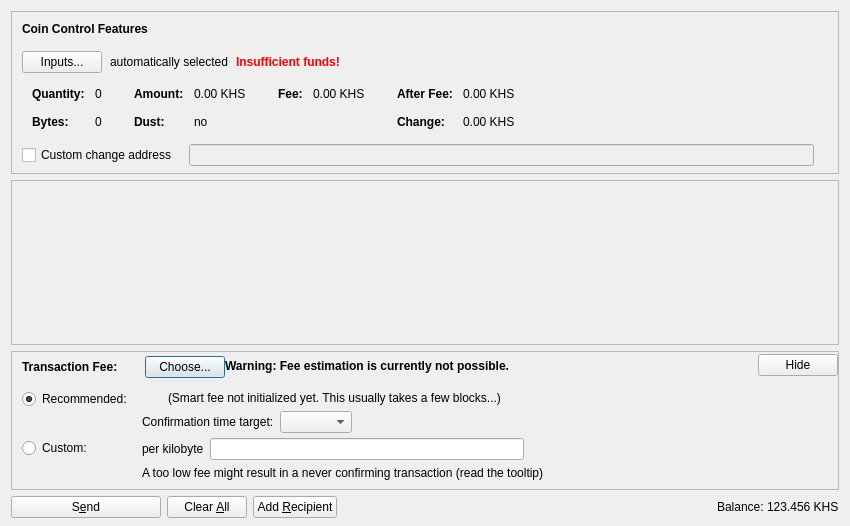
<?xml version="1.0" encoding="UTF-8"?>
<ui version="4.0">
 <class>SendCoinsDialog</class>
 <widget class="QDialog" name="SendCoinsDialog">
  <property name="geometry">
   <rect>
    <x>0</x>
    <y>0</y>
    <width>850</width>
    <height>526</height>
   </rect>
  </property>
  <property name="windowTitle">
   <string>Send Coins</string>
  </property>
  <layout class="QVBoxLayout" name="verticalLayout" stretch="0,1,0,0">
   <property name="bottomMargin">
    <number>8</number>
   </property>
   <item>
    <widget class="QFrame" name="frameCoinControl">
     <property name="sizePolicy">
      <sizepolicy hsizetype="Expanding" vsizetype="Expanding">
       <horstretch>0</horstretch>
       <verstretch>0</verstretch>
      </sizepolicy>
     </property>
     <property name="maximumSize">
      <size>
       <width>16777215</width>
       <height>16777215</height>
      </size>
     </property>
     <property name="frameShape">
      <enum>QFrame::StyledPanel</enum>
     </property>
     <property name="frameShadow">
      <enum>QFrame::Sunken</enum>
     </property>
     <layout class="QVBoxLayout" name="verticalLayoutCoinControl2">
      <property name="spacing">
       <number>0</number>
      </property>
      <property name="leftMargin">
       <number>0</number>
      </property>
      <property name="topMargin">
       <number>0</number>
      </property>
      <property name="rightMargin">
       <number>0</number>
      </property>
      <property name="bottomMargin">
       <number>6</number>
      </property>
      <item>
       <layout class="QVBoxLayout" name="verticalLayoutCoinControl" stretch="0,0,0,0,1">
        <property name="spacing">
         <number>0</number>
        </property>
        <property name="leftMargin">
         <number>10</number>
        </property>
        <property name="topMargin">
         <number>10</number>
        </property>
        <item>
         <layout class="QHBoxLayout" name="horizontalLayoutCoinControl1">
          <property name="bottomMargin">
           <number>15</number>
          </property>
          <item>
           <widget class="QLabel" name="labelCoinControlFeatures">
            <property name="sizePolicy">
             <sizepolicy hsizetype="Preferred" vsizetype="Maximum">
              <horstretch>0</horstretch>
              <verstretch>0</verstretch>
             </sizepolicy>
            </property>
            <property name="font">
             <font>
              <weight>75</weight>
              <bold>true</bold>
             </font>
            </property>
            <property name="styleSheet">
             <string notr="true">font-weight:bold;</string>
            </property>
            <property name="text">
             <string>Coin Control Features</string>
            </property>
           </widget>
          </item>
         </layout>
        </item>
        <item>
         <layout class="QHBoxLayout" name="horizontalLayoutCoinControl2" stretch="0,0,0,0">
          <property name="spacing">
           <number>8</number>
          </property>
          <property name="bottomMargin">
           <number>10</number>
          </property>
          <item>
           <widget class="QPushButton" name="pushButtonCoinControl">
            <property name="styleSheet">
             <string notr="true"/>
            </property>
            <property name="text">
             <string>Inputs...</string>
            </property>
            <property name="autoDefault">
             <bool>false</bool>
            </property>
           </widget>
          </item>
          <item>
           <widget class="QLabel" name="labelCoinControlAutomaticallySelected">
            <property name="text">
             <string>automatically selected</string>
            </property>
            <property name="margin">
             <number>5</number>
            </property>
           </widget>
          </item>
          <item>
           <widget class="QLabel" name="labelCoinControlInsuffFunds">
            <property name="font">
             <font>
              <weight>75</weight>
              <bold>true</bold>
             </font>
            </property>
            <property name="styleSheet">
             <string notr="true">color:red;font-weight:bold;</string>
            </property>
            <property name="text">
             <string>Insufficient funds!</string>
            </property>
            <property name="margin">
             <number>5</number>
            </property>
           </widget>
          </item>
          <item>
           <spacer name="horizontalSpacerCoinControl">
            <property name="orientation">
             <enum>Qt::Horizontal</enum>
            </property>
            <property name="sizeHint" stdset="0">
             <size>
              <width>40</width>
              <height>1</height>
             </size>
            </property>
           </spacer>
          </item>
         </layout>
        </item>
        <item>
         <widget class="QWidget" name="widgetCoinControl" native="true">
          <property name="sizePolicy">
           <sizepolicy hsizetype="Preferred" vsizetype="Preferred">
            <horstretch>0</horstretch>
            <verstretch>0</verstretch>
           </sizepolicy>
          </property>
          <property name="minimumSize">
           <size>
            <width>0</width>
            <height>0</height>
           </size>
          </property>
          <property name="styleSheet">
           <string notr="true"/>
          </property>
          <layout class="QHBoxLayout" name="horizontalLayoutCoinControl5">
           <property name="leftMargin">
            <number>0</number>
           </property>
           <property name="topMargin">
            <number>0</number>
           </property>
           <property name="rightMargin">
            <number>0</number>
           </property>
           <property name="bottomMargin">
            <number>0</number>
           </property>
           <item>
            <layout class="QHBoxLayout" name="horizontalLayoutCoinControl3" stretch="0,0,0,1">
             <property name="spacing">
              <number>20</number>
             </property>
             <property name="topMargin">
              <number>0</number>
             </property>
             <property name="bottomMargin">
              <number>10</number>
             </property>
             <item>
              <layout class="QFormLayout" name="formLayoutCoinControl1">
               <property name="horizontalSpacing">
                <number>10</number>
               </property>
               <property name="verticalSpacing">
                <number>14</number>
               </property>
               <property name="leftMargin">
                <number>10</number>
               </property>
               <property name="topMargin">
                <number>4</number>
               </property>
               <property name="rightMargin">
                <number>6</number>
               </property>
               <item row="0" column="0">
                <widget class="QLabel" name="labelCoinControlQuantityText">
                 <property name="font">
                  <font>
                   <weight>75</weight>
                   <bold>true</bold>
                  </font>
                 </property>
                 <property name="text">
                  <string>Quantity:</string>
                 </property>
                 <property name="margin">
                  <number>0</number>
                 </property>
                </widget>
               </item>
               <item row="0" column="1">
                <widget class="QLabel" name="labelCoinControlQuantity">
                 <property name="cursor">
                  <cursorShape>IBeamCursor</cursorShape>
                 </property>
                 <property name="contextMenuPolicy">
                  <enum>Qt::ActionsContextMenu</enum>
                 </property>
                 <property name="text">
                  <string notr="true">0</string>
                 </property>
                 <property name="margin">
                  <number>0</number>
                 </property>
                 <property name="textInteractionFlags">
                  <set>Qt::LinksAccessibleByMouse|Qt::TextSelectableByKeyboard|Qt::TextSelectableByMouse</set>
                 </property>
                </widget>
               </item>
               <item row="1" column="0">
                <widget class="QLabel" name="labelCoinControlBytesText">
                 <property name="font">
                  <font>
                   <weight>75</weight>
                   <bold>true</bold>
                  </font>
                 </property>
                 <property name="text">
                  <string>Bytes:</string>
                 </property>
                </widget>
               </item>
               <item row="1" column="1">
                <widget class="QLabel" name="labelCoinControlBytes">
                 <property name="cursor">
                  <cursorShape>IBeamCursor</cursorShape>
                 </property>
                 <property name="contextMenuPolicy">
                  <enum>Qt::ActionsContextMenu</enum>
                 </property>
                 <property name="text">
                  <string notr="true">0</string>
                 </property>
                 <property name="textInteractionFlags">
                  <set>Qt::LinksAccessibleByMouse|Qt::TextSelectableByKeyboard|Qt::TextSelectableByMouse</set>
                 </property>
                </widget>
               </item>
              </layout>
             </item>
             <item>
              <layout class="QFormLayout" name="formLayoutCoinControl2">
               <property name="horizontalSpacing">
                <number>10</number>
               </property>
               <property name="verticalSpacing">
                <number>14</number>
               </property>
               <property name="leftMargin">
                <number>6</number>
               </property>
               <property name="topMargin">
                <number>4</number>
               </property>
               <property name="rightMargin">
                <number>6</number>
               </property>
               <item row="0" column="0">
                <widget class="QLabel" name="labelCoinControlAmountText">
                 <property name="font">
                  <font>
                   <weight>75</weight>
                   <bold>true</bold>
                  </font>
                 </property>
                 <property name="text">
                  <string>Amount:</string>
                 </property>
                 <property name="margin">
                  <number>0</number>
                 </property>
                </widget>
               </item>
               <item row="0" column="1">
                <widget class="QLabel" name="labelCoinControlAmount">
                 <property name="cursor">
                  <cursorShape>IBeamCursor</cursorShape>
                 </property>
                 <property name="contextMenuPolicy">
                  <enum>Qt::ActionsContextMenu</enum>
                 </property>
                 <property name="text">
                  <string notr="true">0.00 KHS</string>
                 </property>
                 <property name="textInteractionFlags">
                  <set>Qt::LinksAccessibleByMouse|Qt::TextSelectableByKeyboard|Qt::TextSelectableByMouse</set>
                 </property>
                </widget>
               </item>
               <item row="1" column="0">
                <widget class="QLabel" name="labelCoinControlLowOutputText">
                 <property name="font">
                  <font>
                   <weight>75</weight>
                   <bold>true</bold>
                  </font>
                 </property>
                 <property name="text">
                  <string>Dust:</string>
                 </property>
                </widget>
               </item>
               <item row="1" column="1">
                <widget class="QLabel" name="labelCoinControlLowOutput">
                 <property name="cursor">
                  <cursorShape>IBeamCursor</cursorShape>
                 </property>
                 <property name="contextMenuPolicy">
                  <enum>Qt::ActionsContextMenu</enum>
                 </property>
                 <property name="text">
                  <string notr="true">no</string>
                 </property>
                 <property name="textInteractionFlags">
                  <set>Qt::LinksAccessibleByMouse|Qt::TextSelectableByKeyboard|Qt::TextSelectableByMouse</set>
                 </property>
                </widget>
               </item>
              </layout>
             </item>
             <item>
              <layout class="QFormLayout" name="formLayoutCoinControl3">
               <property name="horizontalSpacing">
                <number>10</number>
               </property>
               <property name="verticalSpacing">
                <number>14</number>
               </property>
               <property name="leftMargin">
                <number>6</number>
               </property>
               <property name="topMargin">
                <number>4</number>
               </property>
               <property name="rightMargin">
                <number>6</number>
               </property>
               <item row="0" column="0">
                <widget class="QLabel" name="labelCoinControlFeeText">
                 <property name="font">
                  <font>
                   <weight>75</weight>
                   <bold>true</bold>
                  </font>
                 </property>
                 <property name="text">
                  <string>Fee:</string>
                 </property>
                 <property name="margin">
                  <number>0</number>
                 </property>
                </widget>
               </item>
               <item row="0" column="1">
                <widget class="QLabel" name="labelCoinControlFee">
                 <property name="cursor">
                  <cursorShape>IBeamCursor</cursorShape>
                 </property>
                 <property name="contextMenuPolicy">
                  <enum>Qt::ActionsContextMenu</enum>
                 </property>
                 <property name="text">
                  <string notr="true">0.00 KHS</string>
                 </property>
                 <property name="textInteractionFlags">
                  <set>Qt::LinksAccessibleByMouse|Qt::TextSelectableByKeyboard|Qt::TextSelectableByMouse</set>
                 </property>
                </widget>
               </item>
              </layout>
             </item>
             <item>
              <layout class="QFormLayout" name="formLayoutCoinControl4">
               <property name="horizontalSpacing">
                <number>10</number>
               </property>
               <property name="verticalSpacing">
                <number>14</number>
               </property>
               <property name="leftMargin">
                <number>6</number>
               </property>
               <property name="topMargin">
                <number>4</number>
               </property>
               <property name="rightMargin">
                <number>6</number>
               </property>
               <item row="0" column="0">
                <widget class="QLabel" name="labelCoinControlAfterFeeText">
                 <property name="font">
                  <font>
                   <weight>75</weight>
                   <bold>true</bold>
                  </font>
                 </property>
                 <property name="text">
                  <string>After Fee:</string>
                 </property>
                 <property name="margin">
                  <number>0</number>
                 </property>
                </widget>
               </item>
               <item row="0" column="1">
                <widget class="QLabel" name="labelCoinControlAfterFee">
                 <property name="cursor">
                  <cursorShape>IBeamCursor</cursorShape>
                 </property>
                 <property name="contextMenuPolicy">
                  <enum>Qt::ActionsContextMenu</enum>
                 </property>
                 <property name="text">
                  <string notr="true">0.00 KHS</string>
                 </property>
                 <property name="textInteractionFlags">
                  <set>Qt::LinksAccessibleByMouse|Qt::TextSelectableByKeyboard|Qt::TextSelectableByMouse</set>
                 </property>
                </widget>
               </item>
               <item row="1" column="0">
                <widget class="QLabel" name="labelCoinControlChangeText">
                 <property name="font">
                  <font>
                   <weight>75</weight>
                   <bold>true</bold>
                  </font>
                 </property>
                 <property name="text">
                  <string>Change:</string>
                 </property>
                </widget>
               </item>
               <item row="1" column="1">
                <widget class="QLabel" name="labelCoinControlChange">
                 <property name="cursor">
                  <cursorShape>IBeamCursor</cursorShape>
                 </property>
                 <property name="contextMenuPolicy">
                  <enum>Qt::ActionsContextMenu</enum>
                 </property>
                 <property name="text">
                  <string notr="true">0.00 KHS</string>
                 </property>
                 <property name="textInteractionFlags">
                  <set>Qt::LinksAccessibleByMouse|Qt::TextSelectableByKeyboard|Qt::TextSelectableByMouse</set>
                 </property>
                </widget>
               </item>
              </layout>
             </item>
            </layout>
           </item>
          </layout>
         </widget>
        </item>
        <item>
         <layout class="QHBoxLayout" name="horizontalLayoutCoinControl4" stretch="0,0,0">
          <property name="spacing">
           <number>12</number>
          </property>
          <property name="sizeConstraint">
           <enum>QLayout::SetDefaultConstraint</enum>
          </property>
          <property name="topMargin">
           <number>5</number>
          </property>
          <property name="rightMargin">
           <number>5</number>
          </property>
          <item>
           <widget class="QCheckBox" name="checkBoxCoinControlChange">
            <property name="toolTip">
             <string>If this is activated, but the change address is empty or invalid, change will be sent to a newly generated address.</string>
            </property>
            <property name="text">
             <string>Custom change address</string>
            </property>
           </widget>
          </item>
          <item>
           <widget class="QValidatedLineEdit" name="lineEditCoinControlChange">
            <property name="enabled">
             <bool>false</bool>
            </property>
            <property name="sizePolicy">
             <sizepolicy hsizetype="Expanding" vsizetype="Fixed">
              <horstretch>0</horstretch>
              <verstretch>0</verstretch>
             </sizepolicy>
            </property>
           </widget>
          </item>
          <item>
           <widget class="QLabel" name="labelCoinControlChangeLabel">
            <property name="sizePolicy">
             <sizepolicy hsizetype="Preferred" vsizetype="Expanding">
              <horstretch>0</horstretch>
              <verstretch>0</verstretch>
             </sizepolicy>
            </property>
            <property name="minimumSize">
             <size>
              <width>0</width>
              <height>0</height>
             </size>
            </property>
            <property name="text">
             <string/>
            </property>
            <property name="margin">
             <number>3</number>
            </property>
           </widget>
          </item>
         </layout>
        </item>
        <item>
         <spacer name="verticalSpacerCoinControl">
          <property name="orientation">
           <enum>Qt::Vertical</enum>
          </property>
          <property name="sizeHint" stdset="0">
           <size>
            <width>800</width>
            <height>1</height>
           </size>
          </property>
         </spacer>
        </item>
       </layout>
      </item>
     </layout>
    </widget>
   </item>
   <item>
    <widget class="QScrollArea" name="scrollArea">
     <property name="widgetResizable">
      <bool>true</bool>
     </property>
     <widget class="QWidget" name="scrollAreaWidgetContents">
      <property name="geometry">
       <rect>
        <x>0</x>
        <y>0</y>
        <width>830</width>
        <height>104</height>
       </rect>
      </property>
      <layout class="QVBoxLayout" name="verticalLayout_2" stretch="0,1">
       <property name="leftMargin">
        <number>0</number>
       </property>
       <property name="topMargin">
        <number>0</number>
       </property>
       <property name="rightMargin">
        <number>0</number>
       </property>
       <property name="bottomMargin">
        <number>0</number>
       </property>
       <item>
        <layout class="QVBoxLayout" name="entries">
         <property name="spacing">
          <number>6</number>
         </property>
        </layout>
       </item>
       <item>
        <spacer name="verticalSpacer">
         <property name="orientation">
          <enum>Qt::Vertical</enum>
         </property>
         <property name="sizeHint" stdset="0">
          <size>
           <width>20</width>
           <height>40</height>
          </size>
         </property>
        </spacer>
       </item>
      </layout>
     </widget>
    </widget>
   </item>
   <item>
    <widget class="QFrame" name="frameFee">
     <property name="sizePolicy">
      <sizepolicy hsizetype="Expanding" vsizetype="Expanding">
       <horstretch>0</horstretch>
       <verstretch>0</verstretch>
      </sizepolicy>
     </property>
     <property name="maximumSize">
      <size>
       <width>16777215</width>
       <height>16777215</height>
      </size>
     </property>
     <property name="frameShape">
      <enum>QFrame::StyledPanel</enum>
     </property>
     <property name="frameShadow">
      <enum>QFrame::Sunken</enum>
     </property>
     <layout class="QVBoxLayout" name="verticalLayoutFee1">
      <property name="spacing">
       <number>0</number>
      </property>
      <property name="leftMargin">
       <number>0</number>
      </property>
      <property name="topMargin">
       <number>0</number>
      </property>
      <property name="rightMargin">
       <number>0</number>
      </property>
      <property name="bottomMargin">
       <number>0</number>
      </property>
      <item>
       <layout class="QVBoxLayout" name="verticalLayoutFee2" stretch="0,0,0">
        <property name="spacing">
         <number>0</number>
        </property>
        <property name="leftMargin">
         <number>10</number>
        </property>
        <property name="topMargin">
         <number>0</number>
        </property>
        <item>
         <layout class="QHBoxLayout" name="horizontalLayoutFee1">
          <property name="bottomMargin">
           <number>0</number>
          </property>
          <item>
           <layout class="QVBoxLayout" name="verticalLayoutFee7">
            <property name="spacing">
             <number>0</number>
            </property>
            <item>
             <spacer name="verticalSpacerSmartFee">
              <property name="orientation">
               <enum>Qt::Vertical</enum>
              </property>
              <property name="sizeType">
               <enum>QSizePolicy::Fixed</enum>
              </property>
              <property name="sizeHint" stdset="0">
               <size>
                <width>1</width>
                <height>4</height>
               </size>
              </property>
             </spacer>
            </item>
            <item>
             <layout class="QHBoxLayout" name="horizontalLayoutSmartFee">
              <property name="spacing">
               <number>10</number>
              </property>
              <item>
               <widget class="QLabel" name="labelFeeHeadline">
                <property name="sizePolicy">
                 <sizepolicy hsizetype="Preferred" vsizetype="Maximum">
                  <horstretch>0</horstretch>
                  <verstretch>0</verstretch>
                 </sizepolicy>
                </property>
                <property name="font">
                 <font>
                  <weight>75</weight>
                  <bold>true</bold>
                 </font>
                </property>
                <property name="styleSheet">
                 <string notr="true">font-weight:bold;</string>
                </property>
                <property name="text">
                 <string>Transaction Fee:</string>
                </property>
               </widget>
              </item>
              <item>
               <widget class="QLabel" name="labelFeeMinimized">
                <property name="text">
                 <string/>
                </property>
               </widget>
              </item>
              <item>
               <widget class="QPushButton" name="buttonChooseFee">
                <property name="text">
                 <string>Choose...</string>
                </property>
               </widget>
              </item>
             </layout>
            </item>
            <item>
             <spacer name="verticalSpacer_5">
              <property name="orientation">
               <enum>Qt::Vertical</enum>
              </property>
              <property name="sizeHint" stdset="0">
               <size>
                <width>1</width>
                <height>1</height>
               </size>
              </property>
             </spacer>
            </item>
           </layout>
          </item>
          <item>
           <widget class="QLabel" name="fallbackFeeWarningLabel">
            <property name="toolTip">
             <string>Using the fallbackfee can result in sending a transaction that will take several hours or days (or never) to confirm. Consider choosing your fee manually or wait until you have validated the complete chain.</string>
            </property>
            <property name="font">
            <font>
                <weight>75</weight>
                <bold>true</bold>
            </font>
            </property>
            <property name="text">
             <string>Warning: Fee estimation is currently not possible.</string>
            </property>
            <property name="wordWrap">
             <bool>false</bool>
            </property>
           </widget>
          </item>
          <item>
           <spacer name="horizontalSpacer_4">
            <property name="orientation">
             <enum>Qt::Horizontal</enum>
            </property>
            <property name="sizeType">
             <enum>QSizePolicy::MinimumExpanding</enum>
            </property>
            <property name="sizeHint" stdset="0">
             <size>
              <width>40</width>
              <height>20</height>
             </size>
            </property>
           </spacer>
          </item>
          <item>
           <widget class="QPushButton" name="buttonMinimizeFee">
            <property name="toolTip">
             <string>collapse fee-settings</string>
            </property>
            <property name="text">
             <string>Hide</string>
            </property>
           </widget>
          </item>
         </layout>
        </item>
        <item>
         <widget class="QFrame" name="frameFeeSelection">
          <layout class="QVBoxLayout" name="verticalLayoutFee12">
           <property name="spacing">
            <number>0</number>
           </property>
           <property name="leftMargin">
            <number>0</number>
           </property>
           <property name="topMargin">
            <number>0</number>
           </property>
           <property name="rightMargin">
            <number>0</number>
           </property>
           <property name="bottomMargin">
            <number>0</number>
           </property>
           <item>
            <layout class="QGridLayout" name="gridLayoutFee">
             <property name="topMargin">
              <number>10</number>
             </property>
             <property name="bottomMargin">
              <number>4</number>
             </property>
             <property name="horizontalSpacing">
              <number>10</number>
             </property>
             <property name="verticalSpacing">
              <number>4</number>
             </property>
             <item row="1" column="1">
              <layout class="QVBoxLayout" name="verticalLayoutFee8">
               <property name="spacing">
                <number>6</number>
               </property>
               <item>
                <layout class="QHBoxLayout" name="horizontalLayoutFee13">
                 <item>
                  <widget class="QLabel" name="labelCustomPerKilobyte">
                   <property name="toolTip">
                    <string>Specify a custom fee per kB (1,000 bytes) of the transaction's virtual size.

Note:  Since the fee is calculated on a per-byte basis, a fee of "100 satoshis per kB" for a transaction size of 500 bytes (half of 1 kB) would ultimately yield a fee of only 50 satoshis.</string>
                   </property>
                   <property name="text">
                    <string>per kilobyte</string>
                   </property>
                  </widget>
                 </item>
                 <item>
                  <widget class="BitcoinAmountField" name="customFee"/>
                 </item>
                 <item>
                  <spacer name="horizontalSpacer_6">
                   <property name="orientation">
                    <enum>Qt::Horizontal</enum>
                   </property>
                   <property name="sizeHint" stdset="0">
                    <size>
                     <width>1</width>
                     <height>1</height>
                    </size>
                   </property>
                  </spacer>
                 </item>
                </layout>
               </item>
               <item>
                <layout class="QHBoxLayout" name="horizontalLayoutFee8">
                 <item>
                  <widget class="QLabel" name="labelCustomFeeWarning">
                   <property name="enabled">
                    <bool>true</bool>
                   </property>
                   <property name="toolTip">
                    <string>When there is less transaction volume than space in the blocks, miners as well as relaying nodes may enforce a minimum fee. Paying only this minimum fee is just fine, but be aware that this can result in a never confirming transaction once there is more demand for felicoin transactions than the network can process.</string>
                   </property>
                   <property name="text">
                    <string>A too low fee might result in a never confirming transaction (read the tooltip)</string>
                   </property>
                  </widget>
                 </item>
                 <item>
                  <spacer name="horizontalSpacer_2">
                   <property name="orientation">
                    <enum>Qt::Horizontal</enum>
                   </property>
                   <property name="sizeHint" stdset="0">
                    <size>
                     <width>1</width>
                     <height>1</height>
                    </size>
                   </property>
                  </spacer>
                 </item>
                </layout>
               </item>
              </layout>
             </item>
             <item row="0" column="0">
              <layout class="QVBoxLayout" name="verticalLayoutFee4" stretch="0,1">
               <item>
                <widget class="QRadioButton" name="radioSmartFee">
                 <property name="text">
                  <string>Recommended:</string>
                 </property>
                 <property name="checked">
                  <bool>true</bool>
                 </property>
                 <attribute name="buttonGroup">
                  <string notr="true">groupFee</string>
                 </attribute>
                </widget>
               </item>
               <item>
                <spacer name="verticalSpacer_2">
                 <property name="orientation">
                  <enum>Qt::Vertical</enum>
                 </property>
                 <property name="sizeHint" stdset="0">
                  <size>
                   <width>1</width>
                   <height>1</height>
                  </size>
                 </property>
                </spacer>
               </item>
              </layout>
             </item>
             <item row="1" column="0">
              <layout class="QVBoxLayout" name="verticalLayoutFee9" stretch="0,1">
               <item>
                <widget class="QRadioButton" name="radioCustomFee">
                 <property name="text">
                  <string>Custom:</string>
                 </property>
                 <attribute name="buttonGroup">
                  <string notr="true">groupFee</string>
                 </attribute>
                </widget>
               </item>
               <item>
                <spacer name="verticalSpacer_6">
                 <property name="orientation">
                  <enum>Qt::Vertical</enum>
                 </property>
                 <property name="sizeHint" stdset="0">
                  <size>
                   <width>1</width>
                   <height>1</height>
                  </size>
                 </property>
                </spacer>
               </item>
              </layout>
             </item>
             <item row="0" column="1">
              <layout class="QVBoxLayout" name="verticalLayoutFee3" stretch="0,0,1">
               <property name="spacing">
                <number>6</number>
               </property>
               <property name="topMargin">
                <number>2</number>
               </property>
               <item>
                <layout class="QHBoxLayout" name="horizontalLayoutFee12">
                 <item>
                  <widget class="QLabel" name="labelSmartFee">
                   <property name="text">
                    <string/>
                   </property>
                  </widget>
                 </item>
                 <item>
                  <widget class="QLabel" name="labelFeeEstimation">
                   <property name="text">
                    <string/>
                   </property>
                  </widget>
                 </item>
                 <item>
                  <widget class="QLabel" name="labelSmartFee2">
                   <property name="text">
                    <string>(Smart fee not initialized yet. This usually takes a few blocks...)</string>
                   </property>
                  </widget>
                 </item>
                 <item>
                  <spacer name="horizontalSpacer_5">
                   <property name="orientation">
                    <enum>Qt::Horizontal</enum>
                   </property>
                   <property name="sizeHint" stdset="0">
                    <size>
                     <width>1</width>
                     <height>1</height>
                    </size>
                   </property>
                  </spacer>
                 </item>
                </layout>
               </item>
               <item>
                <layout class="QHBoxLayout" name="horizontalLayoutFee9">
                 <item>
                  <layout class="QVBoxLayout" name="verticalLayoutFee6">
                   <item>
                    <widget class="QLabel" name="labelSmartFee3">
                     <property name="text">
                      <string>Confirmation time target:</string>
                     </property>
                    </widget>
                   </item>
                  </layout>
                 </item>
                 <item>
                  <layout class="QVBoxLayout" name="verticalLayoutFee5">
                   <property name="rightMargin">
                    <number>30</number>
                   </property>
                   <item>
                    <layout class="QHBoxLayout" name="horizontalLayoutConfTarget">
                     <property name="bottomMargin">
                      <number>0</number>
                     </property>
                     <item>
                      <widget class="QComboBox" name="confTargetSelector"/>
                     </item>
                     <item>
                      <spacer name="horizontalSpacerConfTarget">
                       <property name="orientation">
                        <enum>Qt::Horizontal</enum>
                       </property>
                       <property name="sizeHint" stdset="0">
                        <size>
                         <width>40</width>
                         <height>20</height>
                        </size>
                       </property>
                      </spacer>
                     </item>
                    </layout>
                   </item>
                  </layout>
                 </item>
                </layout>
               </item>
               <item>
                <spacer name="verticalSpacer_4">
                 <property name="orientation">
                  <enum>Qt::Vertical</enum>
                 </property>
                 <property name="sizeHint" stdset="0">
                  <size>
                   <width>1</width>
                   <height>1</height>
                  </size>
                 </property>
                </spacer>
               </item>
              </layout>
             </item>
            </layout>
           </item>
          </layout>
         </widget>
        </item>
        <item>
         <spacer name="verticalSpacerFee">
          <property name="orientation">
           <enum>Qt::Vertical</enum>
          </property>
          <property name="sizeHint" stdset="0">
           <size>
            <width>40</width>
            <height>5</height>
           </size>
          </property>
         </spacer>
        </item>
       </layout>
      </item>
     </layout>
    </widget>
   </item>
   <item>
    <layout class="QHBoxLayout" name="horizontalLayout">
     <item>
      <widget class="QPushButton" name="sendButton">
       <property name="minimumSize">
        <size>
         <width>150</width>
         <height>0</height>
        </size>
       </property>
       <property name="toolTip">
        <string>Confirm the send action</string>
       </property>
       <property name="text">
        <string>S&amp;end</string>
       </property>
       <property name="icon">
        <iconset resource="../bitcoin.qrc">
         <normaloff>:/icons/send</normaloff>:/icons/send</iconset>
       </property>
       <property name="autoDefault">
        <bool>false</bool>
       </property>
       <property name="default">
        <bool>false</bool>
       </property>
      </widget>
     </item>
     <item>
      <widget class="QPushButton" name="clearButton">
       <property name="sizePolicy">
        <sizepolicy hsizetype="Minimum" vsizetype="Fixed">
         <horstretch>0</horstretch>
         <verstretch>0</verstretch>
        </sizepolicy>
       </property>
       <property name="toolTip">
        <string>Clear all fields of the form.</string>
       </property>
       <property name="text">
        <string>Clear &amp;All</string>
       </property>
       <property name="icon">
        <iconset resource="../bitcoin.qrc">
         <normaloff>:/icons/remove</normaloff>:/icons/remove</iconset>
       </property>
       <property name="autoDefault">
        <bool>false</bool>
       </property>
      </widget>
     </item>
     <item>
      <widget class="QPushButton" name="addButton">
       <property name="toolTip">
        <string>Send to multiple recipients at once</string>
       </property>
       <property name="text">
        <string>Add &amp;Recipient</string>
       </property>
       <property name="icon">
        <iconset resource="../bitcoin.qrc">
         <normaloff>:/icons/add</normaloff>:/icons/add</iconset>
       </property>
       <property name="autoDefault">
        <bool>false</bool>
       </property>
      </widget>
     </item>
     <item>
      <spacer name="horizontalSpacer">
       <property name="orientation">
        <enum>Qt::Horizontal</enum>
       </property>
       <property name="sizeHint" stdset="0">
        <size>
         <width>40</width>
         <height>20</height>
        </size>
       </property>
      </spacer>
     </item>
     <item>
      <layout class="QHBoxLayout" name="horizontalLayout_2">
       <property name="spacing">
        <number>3</number>
       </property>
       <item>
        <widget class="QLabel" name="label">
         <property name="sizePolicy">
          <sizepolicy hsizetype="Preferred" vsizetype="Fixed">
           <horstretch>0</horstretch>
           <verstretch>0</verstretch>
          </sizepolicy>
         </property>
         <property name="text">
          <string>Balance:</string>
         </property>
        </widget>
       </item>
       <item>
        <widget class="QLabel" name="labelBalance">
         <property name="sizePolicy">
          <sizepolicy hsizetype="Preferred" vsizetype="Fixed">
           <horstretch>0</horstretch>
           <verstretch>0</verstretch>
          </sizepolicy>
         </property>
         <property name="cursor">
          <cursorShape>IBeamCursor</cursorShape>
         </property>
         <property name="text">
          <string notr="true">123.456 KHS</string>
         </property>
         <property name="textInteractionFlags">
          <set>Qt::LinksAccessibleByMouse|Qt::TextSelectableByKeyboard|Qt::TextSelectableByMouse</set>
         </property>
        </widget>
       </item>
      </layout>
     </item>
    </layout>
   </item>
  </layout>
 </widget>
 <customwidgets>
  <customwidget>
   <class>QValidatedLineEdit</class>
   <extends>QLineEdit</extends>
   <header>qt/qvalidatedlineedit.h</header>
  </customwidget>
  <customwidget>
   <class>BitcoinAmountField</class>
   <extends>QLineEdit</extends>
   <header>qt/bitcoinamountfield.h</header>
   <container>1</container>
  </customwidget>
 </customwidgets>
 <resources>
  <include location="../bitcoin.qrc"/>
 </resources>
 <connections/>
 <buttongroups>
  <buttongroup name="groupFee"/>
 </buttongroups>
</ui>
